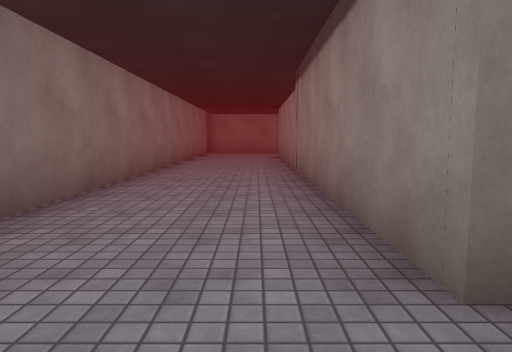
view 1 (above)

24 first-person views from a walk through a Unity game level. The camera is 1.3 m above the floor, tilts 6° down and sees 70° across. The floor is counted in squares, 2 m on a side. Each view is taken from the middle of a square. On the plan, view 1 faces up. The plan holds only what a view shows up to about 11 squares ahead; the rest is blank. The place goes on beyond the plan. The player is left out. Surface patterns are stand-ins for the level's own textures.

view 2
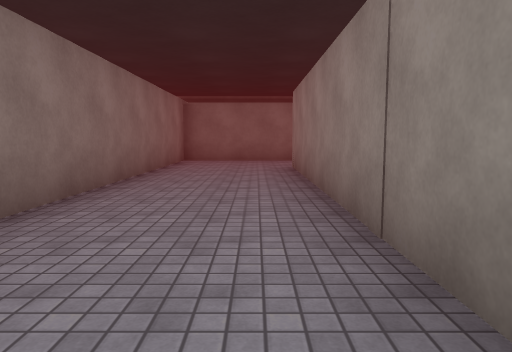

view 3
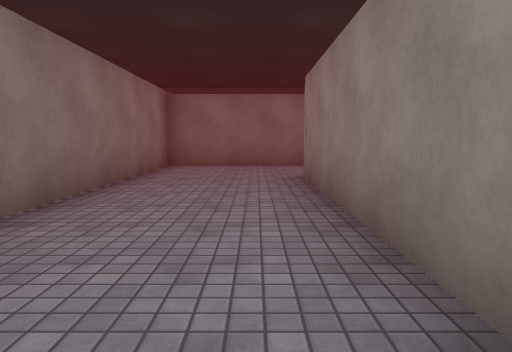

view 4
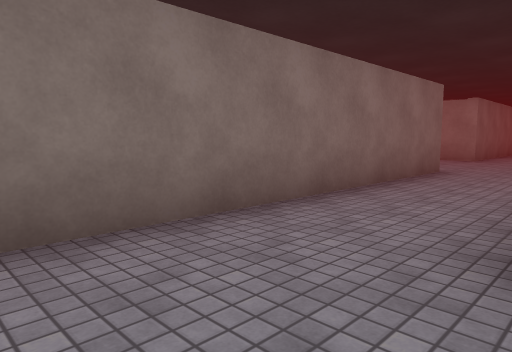

view 5
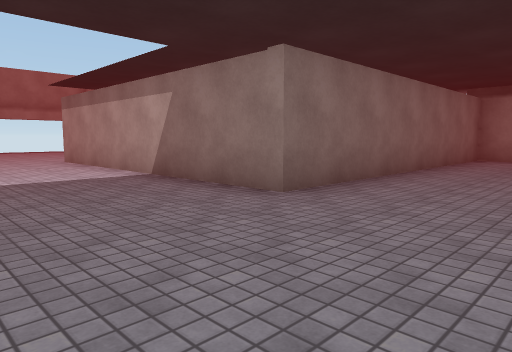

view 6
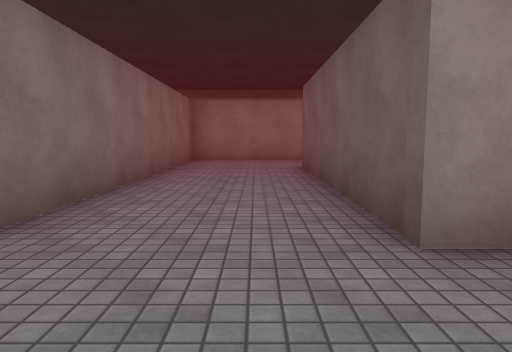

view 7
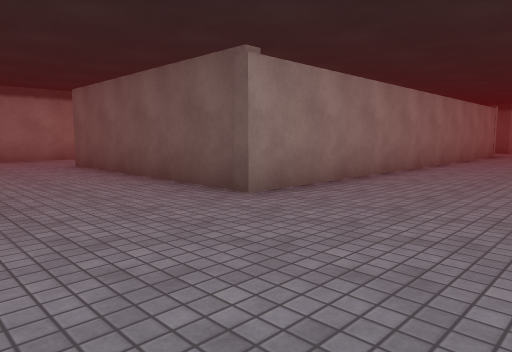

view 8
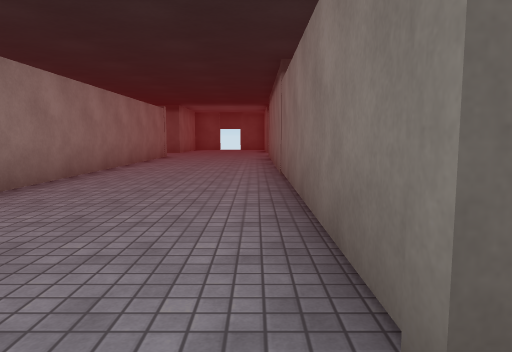

view 9
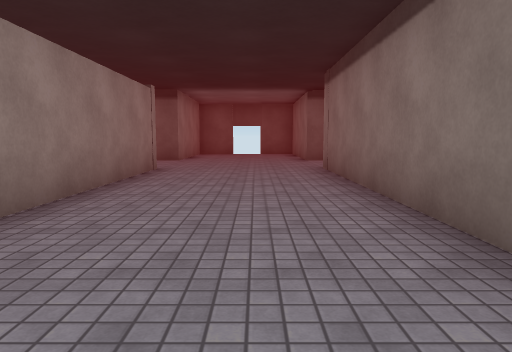

view 10
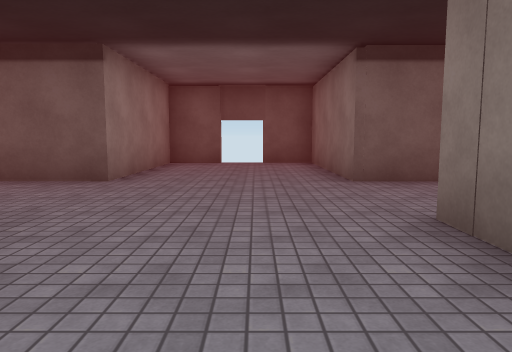

view 11
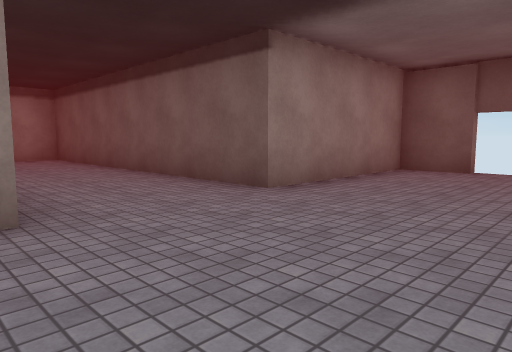

view 12
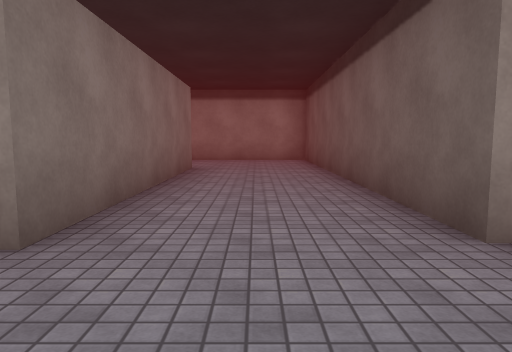

view 13
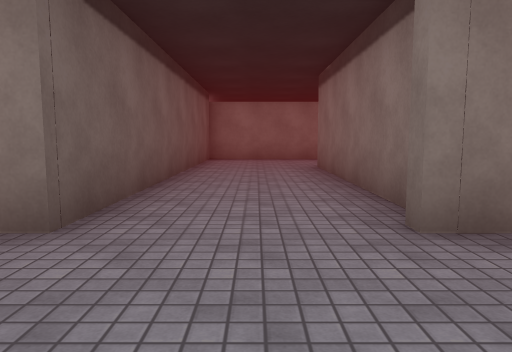

view 14
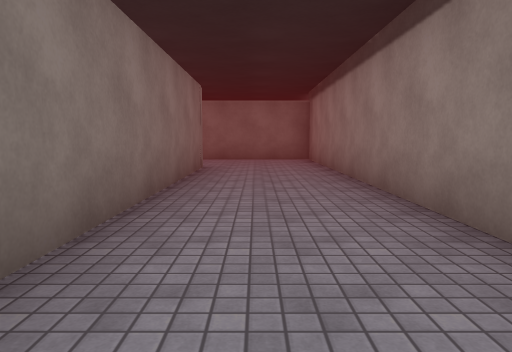

view 15
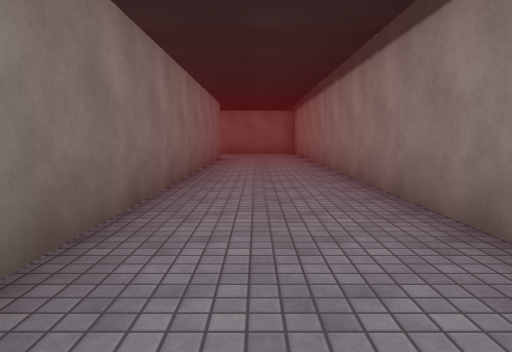

view 16
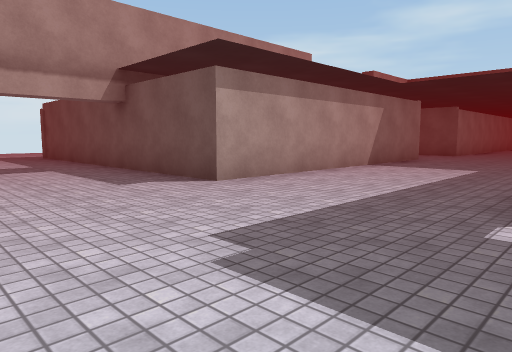

view 17
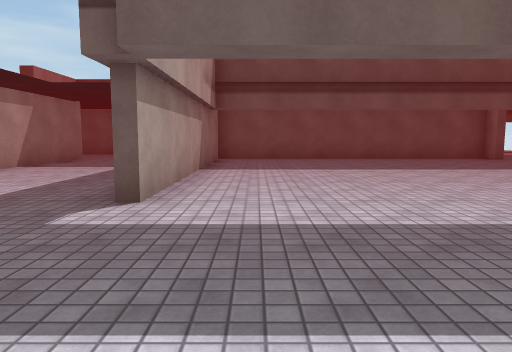

view 18
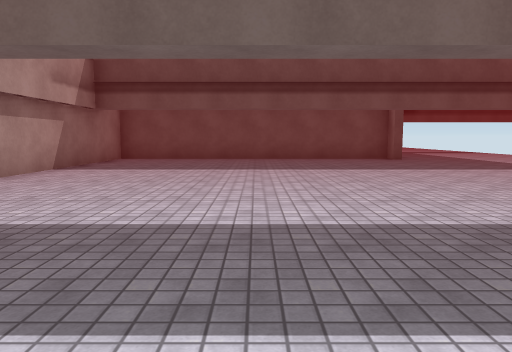

view 19
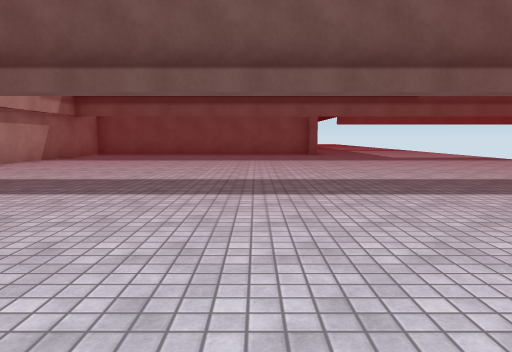

view 20
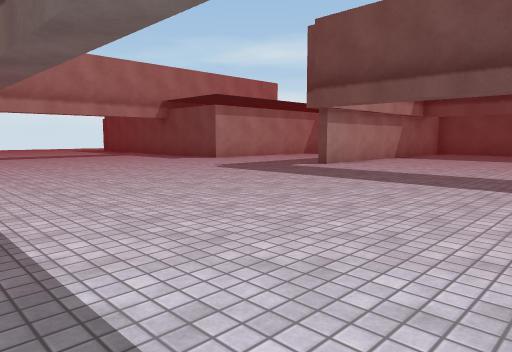

view 21
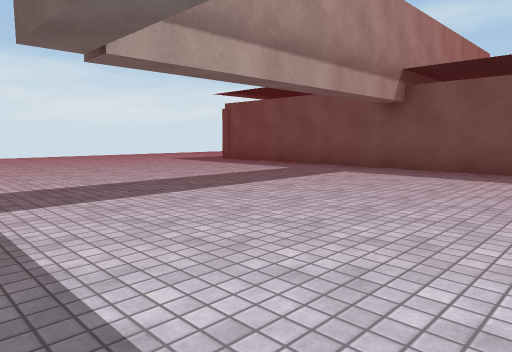

view 22
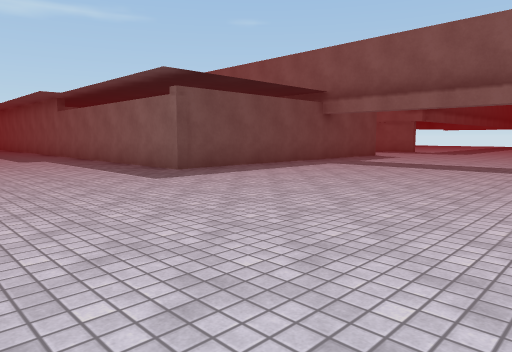

view 23
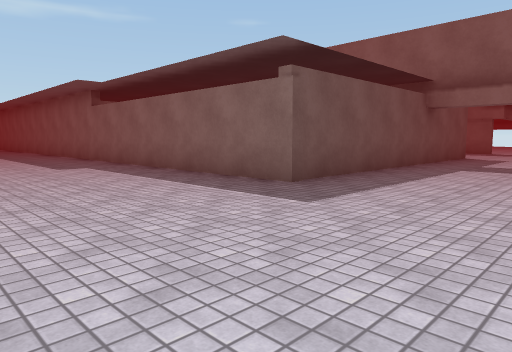

view 24
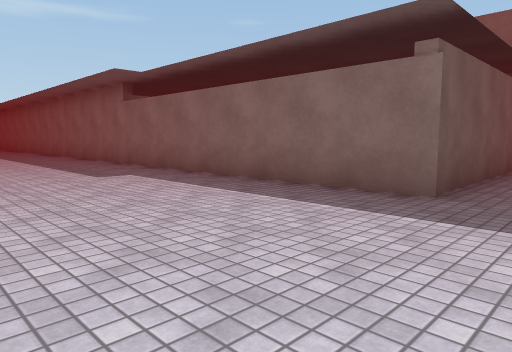

### Floor plan
Points are (right, up) in squares from view 1. A wall is a line through its corners. A room is listed if a view was taken in it or the views show most of it. See-through windows are left out.
Room 1 (views 1, 2, 3, 4, 5, 6, 7, 8, 9, 10, 11, 12, 13, 14, 15, 16, 17, 18, 19, 20, 21, 22, 23, 24)
walls: (6.6, 13.2) (6.6, 1); (6.5, 15.4) (-2.1, 15.4) (-2.1, -1.4) (6.6, -1.4) (6.6, -5.4) (7.9, -5.4); (6.2, 15.9) (6.2, 23.4); (5.8, 1.4) (0.8, 1.4) (0.8, 13.2); (15.9, 1.4) (10.1, 1.4) (10.1, 13) (15.8, 13) (15.8, 2.6); (8.9, -5.4) (10.1, -5.4) (10.1, -1.4) (18.6, -1.4) (18.6, 15.8) (10.3, 15.8) (10.3, 23.5) (18.9, 23.5) (18.9, 13.5)
ways out: gap at (8.5, -6)

Where each view was taken, in squares from view 1:
view 1: 0 up, 0 right, facing up
view 2: 5 up, 0 right, facing up
view 3: 7 up, 0 right, facing up
view 4: 13 up, 1 left, facing up-right
view 5: 13 up, 7 right, facing up-right
view 6: 14 up, 8 right, facing right
view 7: 16 up, 7 right, facing down-right
view 8: 14 up, 7 right, facing down
view 9: 9 up, 8 right, facing down
view 10: 4 up, 8 right, facing down
view 11: 2 up, 7 right, facing down-right
view 12: 0 up, 8 right, facing right
view 13: 0 up, 9 right, facing left
view 14: 5 up, 17 right, facing up
view 15: 1 up, 17 right, facing up
view 16: 27 up, 6 right, facing down-right
view 17: 27 up, 5 right, facing down
view 18: 27 up, 2 right, facing down
view 19: 30 up, 0 right, facing down
view 20: 31 up, 1 right, facing down-right
view 21: 31 up, 10 right, facing down-right
view 22: 30 up, 23 right, facing down-left
view 23: 27 up, 23 right, facing down-left
view 24: 25 up, 23 right, facing down-left
